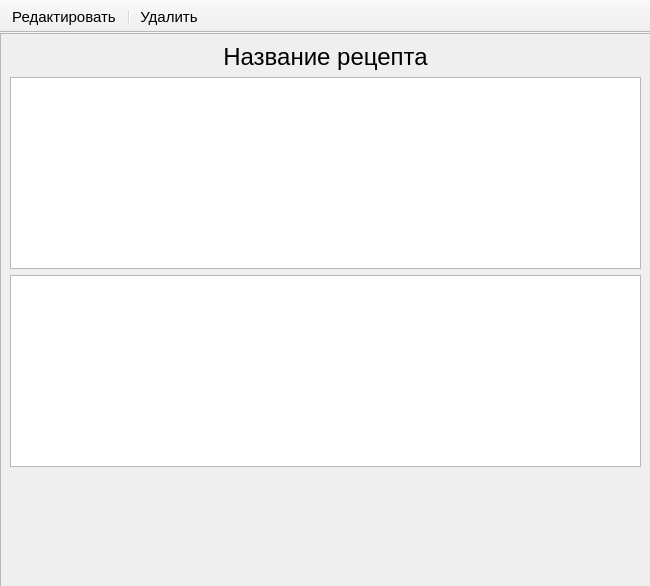
<?xml version="1.0" encoding="UTF-8"?>
<ui version="4.0">
 <class>RecipeWindow</class>
 <widget class="QMainWindow" name="RecipeWindow">
  <property name="geometry">
   <rect>
    <x>0</x>
    <y>0</y>
    <width>650</width>
    <height>586</height>
   </rect>
  </property>
  <property name="font">
   <font>
    <pointsize>11</pointsize>
   </font>
  </property>
  <property name="windowTitle">
   <string>Название рецепта</string>
  </property>
  <widget class="QWidget" name="centralwidget">
   <widget class="QScrollArea" name="scrollArea">
    <property name="geometry">
     <rect>
      <x>0</x>
      <y>0</y>
      <width>651</width>
      <height>561</height>
     </rect>
    </property>
    <property name="widgetResizable">
     <bool>true</bool>
    </property>
    <widget class="QWidget" name="body">
     <property name="geometry">
      <rect>
       <x>0</x>
       <y>0</y>
       <width>649</width>
       <height>559</height>
      </rect>
     </property>
     <layout class="QVBoxLayout" name="verticalLayout_2">
      <item>
       <widget class="QLabel" name="lbl_title">
        <property name="font">
         <font>
          <pointsize>18</pointsize>
         </font>
        </property>
        <property name="text">
         <string>Название рецепта</string>
        </property>
        <property name="alignment">
         <set>Qt::AlignCenter</set>
        </property>
       </widget>
      </item>
      <item>
       <layout class="QHBoxLayout" name="images"/>
      </item>
      <item>
       <widget class="QTableWidget" name="table_ingr">
        <attribute name="horizontalHeaderVisible">
         <bool>false</bool>
        </attribute>
        <attribute name="verticalHeaderVisible">
         <bool>false</bool>
        </attribute>
        <column>
         <property name="text">
          <string>Ингредиент</string>
         </property>
        </column>
        <column>
         <property name="text">
          <string>Количество</string>
         </property>
        </column>
       </widget>
      </item>
      <item>
       <widget class="QTextEditFitText" name="inp_desc"/>
      </item>
      <item>
       <spacer name="verticalSpacer">
        <property name="orientation">
         <enum>Qt::Vertical</enum>
        </property>
        <property name="sizeHint" stdset="0">
         <size>
          <width>20</width>
          <height>40</height>
         </size>
        </property>
       </spacer>
      </item>
     </layout>
    </widget>
   </widget>
  </widget>
  <widget class="QToolBar" name="toolBar">
   <property name="windowTitle">
    <string>toolBar</string>
   </property>
   <property name="movable">
    <bool>false</bool>
   </property>
   <property name="floatable">
    <bool>false</bool>
   </property>
   <attribute name="toolBarArea">
    <enum>TopToolBarArea</enum>
   </attribute>
   <attribute name="toolBarBreak">
    <bool>false</bool>
   </attribute>
   <addaction name="action_edit"/>
   <addaction name="separator"/>
   <addaction name="action_delete"/>
  </widget>
  <action name="action_edit">
   <property name="text">
    <string>Редактировать</string>
   </property>
  </action>
  <action name="action_delete">
   <property name="text">
    <string>Удалить</string>
   </property>
  </action>
 </widget>
 <customwidgets>
  <customwidget>
   <class>QTextEditFitText</class>
   <extends>QTextEdit</extends>
   <header>functions.h</header>
  </customwidget>
 </customwidgets>
 <resources/>
 <connections/>
</ui>
